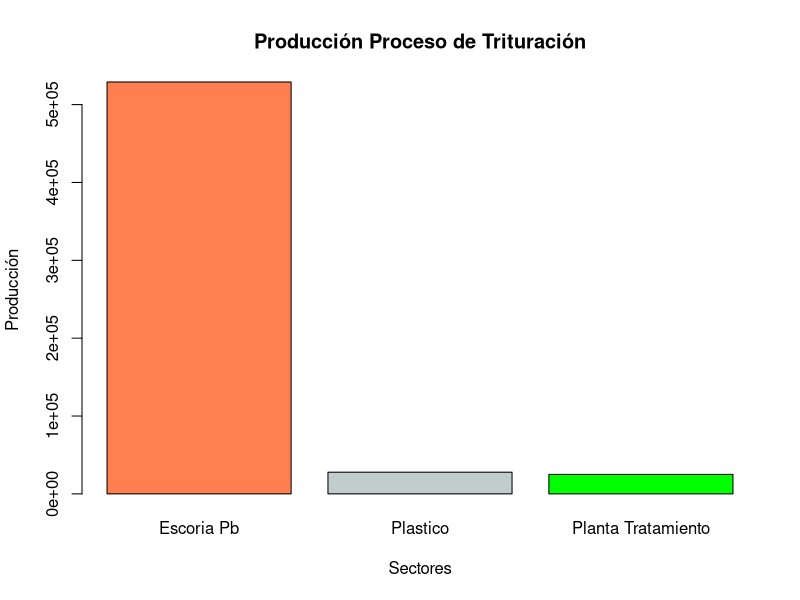
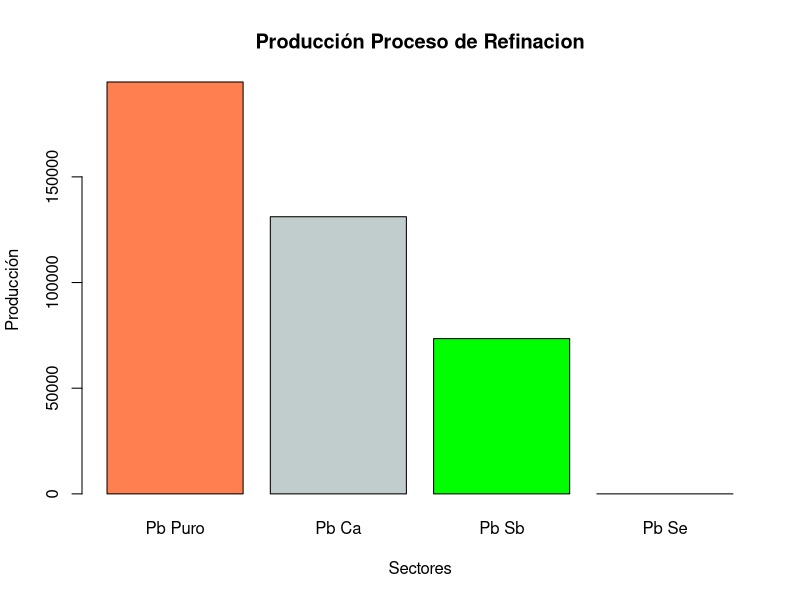
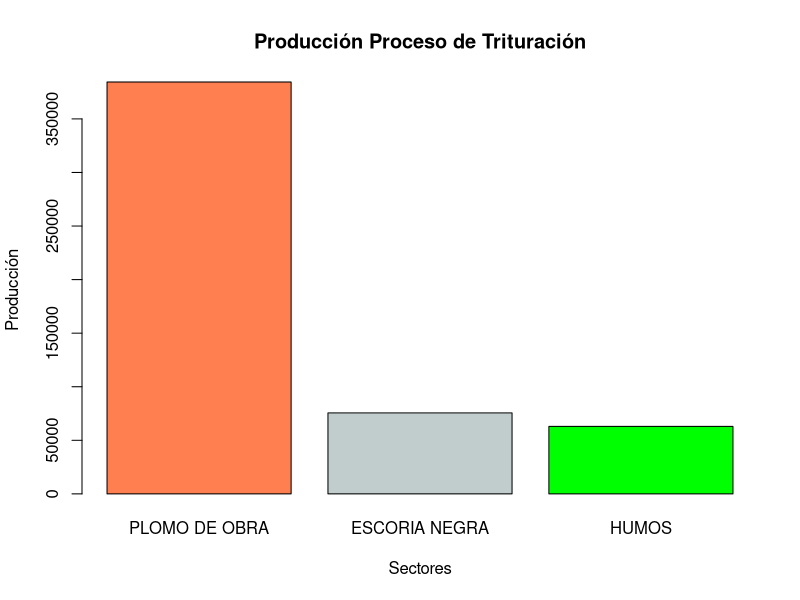

Here is the R script that generated these plots, in order:
## ---- chunk 1
knitr::opts_chunk$set(echo = TRUE)
## ---- chunk 2
barplot(c(529040,27840,25000),
        names.arg = c("Escoria Pb","Plastico","Planta Tratamiento"),
        main = "Producción Proceso de Trituración",
        ylab = "Producción",
        xlab = "Sectores",
        col = c("coral","azure3","green")
)
## ---- chunk 3
barplot(c(194892,131144,73476,0),
        names.arg = c("Pb Puro","Pb Ca","Pb Sb", "Pb Se"),
        main = "Producción Proceso de Refinacion",
        ylab = "Producción",
        xlab = "Sectores",
        col = c("coral","azure3","green")
)
## ---- chunk 4
barplot(c(384448,75591,62970),
        names.arg = c("PLOMO DE OBRA","ESCORIA NEGRA","HUMOS"),
        main = "Producción Proceso de Trituración",
        ylab = "Producción",
        xlab = "Sectores",
        col = c("coral","azure3","green")
)
